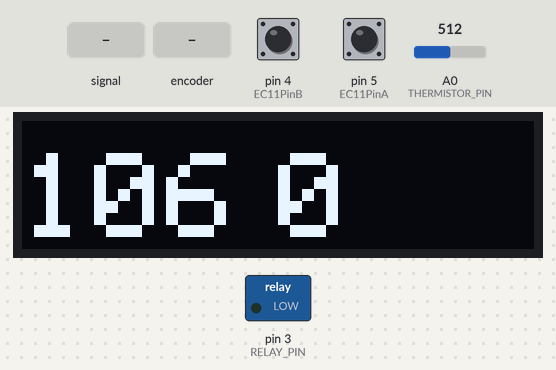
Bench run of a sketch on a simulated Arduino Uno, built with avr-gcc and run on an emulated ATmega328P. Parts: 128×32 one-colour display, switched loads named in the sketch (green lamp = pin HIGH). Dashed ring = blinking. Inputs (shaded band) come from the test bench; at power-on: A0 (THERMISTOR_PIN) = 512, pin 4 (EC11PinB) HIGH, pin 5 (EC11PinA) HIGH. What the sketch prints to the serial monitor is not drawn.

Above: at 1.2 s.
1.3 s: A0 (THERMISTOR_PIN) fed a 200 Hz sine of ±81 counts around its level
2.8 s: A0 (THERMISTOR_PIN) set to 4
At 5.6 s:
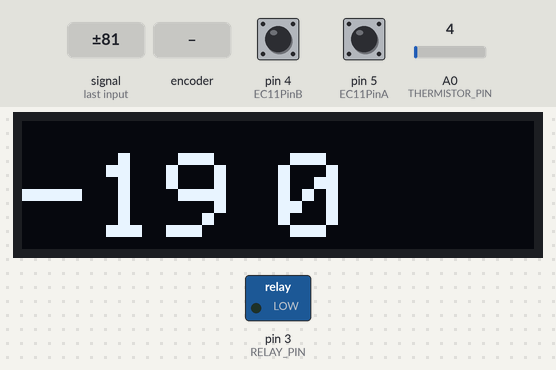
5.7 s: A0 (THERMISTOR_PIN) set to 1
At 6.6 s:
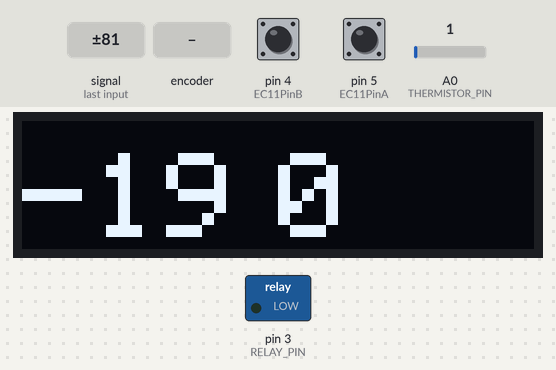
7.6 s: A0 (THERMISTOR_PIN) set to 122
At 9.3 s:
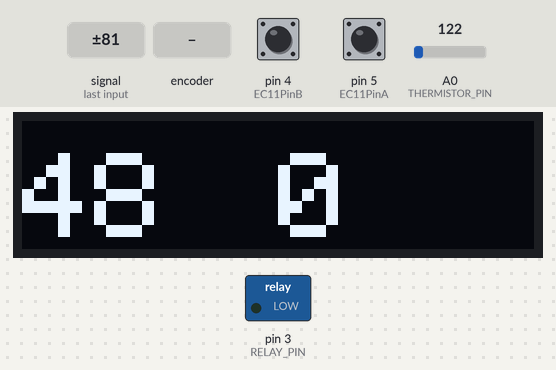
9.6 s: rotary encoder on pin 5 (EC11PinA) / pin 4 (EC11PinB) turned 3 steps (first pin leading)
At 11.3 s:
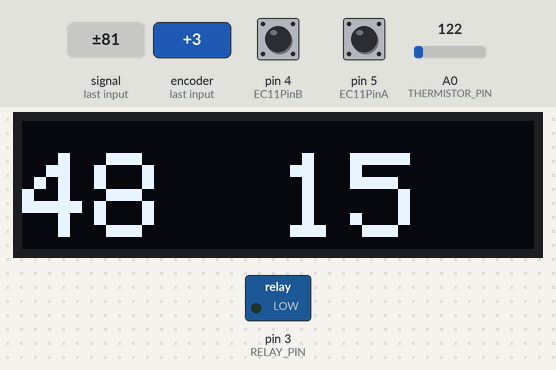
11.7 s: rotary encoder on pin 5 (EC11PinA) / pin 4 (EC11PinB) turned 1 step (first pin leading)
At 12.4 s:
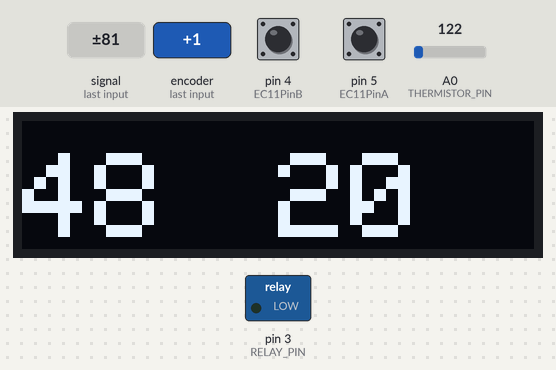
Timing chart, 0 to 14.4 s (numbered marks = the images above; inputs shaded):
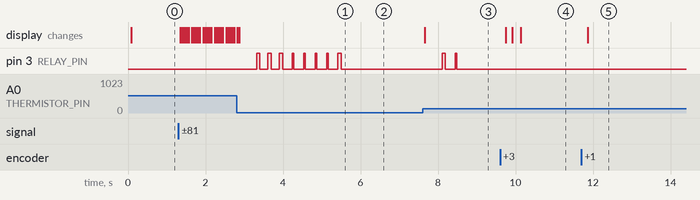

Measured:
- the behaviour switches between 3 and 2 on A0 (THERMISTOR_PIN) (found by bisection; images 1 and 2)
- after the input at 2.8 s, pin 3 (RELAY_PIN): alternates HIGH for 0.06 s and LOW for 0.25 s, starting after 0.52 s; the display: first changes at once (image 1 shows a later state)
- after the input at 5.7 s, pin 3 (RELAY_PIN): stops changing and stays LOW
- after the input at 7.6 s, pin 3 (RELAY_PIN): alternates HIGH for 0.06 s and LOW for 0.25 s, 4 changes in all, then stays LOW, starting after 0.51 s; the display: changes after 0.06 s (image 3)
- after the input at 9.6 s, the display: first changes after 0.15 s (image 4 shows a later state)
- after the input at 11.7 s, the display: changes after 0.16 s (image 5)

The sketch:

3DWelderCode.ino
```cpp
#include <PID_v1.h>
#include <Wire.h>
#include <Adafruit_GFX.h>
#include <Adafruit_SSD1306.h>
#include <math.h>

#define SCREEN_WIDTH 128
#define SCREEN_HEIGHT 32
#define OLED_ADDR 0x3C

#define THERMISTOR_PIN A0
#define RELAY_PIN 3

Adafruit_SSD1306 display(SCREEN_WIDTH, SCREEN_HEIGHT, &Wire);

double Setpoint = 200; // Initial target temp
double Input, Output;

double Kp=3.0, Ki=0.05, Kd=0; // tuning parameters
PID myPID(&Input, &Output, &Setpoint, Kp, Ki, Kd, DIRECT);
int WindowSize = 300;
unsigned long windowStartTime;

const int EC11PinA = 5;
const int EC11PinB = 4;

volatile int encoderPos = 0;
int displayPos = 0;

volatile uint8_t prevState = 0; // Previous stable state of encoder

// Lookup table for encoder
const int8_t table[16] = {
  0, -1, 1, 0,
  1, 0, 0, -1,
  -1, 0, 0, 1,
  0, 1, -1, 0
};

// Thermistor settings
const float SERIES_RESISTOR = 4700.0; // Bottom resistor resistance
const float R0 = 100000.0; // Thermistor resistance at T0
const float T0_K = 25.0 + 273.15; // Room temp
const float B_COEFFICIENT = 4267.0; // Beta value (good starting point for 104GT-2)

int readADCavg(int pin, int samples = 64) {
  long sum = 0;
  for (int i = 0; i < samples; i++) {
    sum += analogRead(pin);
    delayMicroseconds(100);
  }
  return (int)(sum / samples);
}

// Steinhart–Hart coefficients for Semitec 104GT‑2
const float A = 1.009249522e-3;
const float B = 2.378405444e-4;
const float C = 2.019202697e-7;

float getTemperatureC() {
  int adcValue = readADCavg(THERMISTOR_PIN, 128); // 128 samples to smooth
  float adc = (float)adcValue;

  if (adc <= 2)  { Serial.println("ADC too low — check wiring!");  return NAN; }
  if (adc >= 1021){ Serial.println("ADC too high — check wiring!"); return NAN; }

  float Rtherm = SERIES_RESISTOR * (1023.0 / adc - 1.0);

  // Beta formula: T = 1 / ( (1/B) * ln(R/R0) + 1/T0 )
  float lnR = log(Rtherm / R0);
  float invT = (1.0 / B_COEFFICIENT) * lnR + (1.0 / T0_K);
  float Tk = 1.0 / invT;
  float Tc = Tk - 273.15;

  // Debug output
  Serial.print("ADC=");
  Serial.print(adcValue);
  Serial.print(" R=");
  Serial.print(Rtherm, 1);
  Serial.print("Ω T=");
  Serial.print(Tc, 2);
  Serial.println("C");

  return Tc;
}


void setup() {
  Serial.begin(250000);
  pinMode(EC11PinA, INPUT_PULLUP);
  pinMode(EC11PinB, INPUT_PULLUP);
  pinMode(RELAY_PIN, OUTPUT);

  prevState = (digitalRead(EC11PinA) << 1) | digitalRead(EC11PinB); // Initialize prevState

  // Enable pin change interrupts for pins 4 and 5
  PCICR |= (1 << PCIE2); // PCIE2: enables pin change interrups for port D (0-7) within PCICR: pin change interrupt control register
  PCMSK2 |= (1 << PCINT20); // Basically enables PCINT20: Pin 4 inside of PCMSK2: pin change mask register for port D
  PCMSK2 |= (1 << PCINT21); // PCINT21: Pin 5

  analogReference(DEFAULT); // Using 5V as ADC reference

  windowStartTime = millis();
  Setpoint = encoderPos;
  Input = 0; Output = 0;

  myPID.SetOutputLimits(0, WindowSize);
  myPID.SetSampleTime(1000); // 1 sec sample time
  myPID.SetMode(AUTOMATIC);

  Serial.println("Controller ready");

  if(!display.begin(SSD1306_SWITCHCAPVCC, OLED_ADDR)) {
    Serial.println(F("SSD1306 allocation failed"));
    for(;;);
  }
  display.clearDisplay();
  display.setTextSize(1);
  display.setTextColor(SSD1306_WHITE);
  display.setCursor(0,0);
  display.println("Hello World!");
  display.display();
}


void loop() {
  noInterrupts(); // prevents value from getting corrupted by state change
  int pos = encoderPos;
  interrupts();

  if (pos != displayPos) {
    displayPos = pos;
    Serial.print("Position: ");
    Serial.println(displayPos);
  }
  Setpoint = displayPos;

  float temp = getTemperatureC();

  if (isnan(temp)) return; // Skip PID if bad reading
  Input = temp;

  myPID.Compute();
  // Turn the output pin on/off based on pid output
  if (millis() - windowStartTime > WindowSize) { // Time to shift the Relay Window
    windowStartTime += WindowSize;
  }
  if (Output > millis() - windowStartTime) {
    digitalWrite(RELAY_PIN, HIGH);
    //Serial.println("Heater ON");
  } else {
    digitalWrite(RELAY_PIN, LOW);
    //Serial.println("Heater OFF");
  }

  bool heaterOn = (Output > (millis() - windowStartTime));

  // Debug: see what PID is doing
  double error = Setpoint - Input;
  //Serial.print("SP="); Serial.print(Setpoint,1);
  //Serial.print(" PV="); Serial.print(Input,1);
  //Serial.print(" ERR="); Serial.print(error,1);
  //Serial.print(" OUT(ms)="); Serial.print(Output,0);
  //Serial.print(" HEATER="); Serial.println(heaterOn ? "ON" : "OFF");

  updateDisplay();
}


ISR(PCINT2_vect) { // Triggers when encoder state changes
  uint8_t MSB = digitalRead(EC11PinA);
  uint8_t LSB = digitalRead(EC11PinB);
  uint8_t state = (MSB << 1) | LSB;

  // Combine previous and current state to get table index
  uint8_t index = (prevState << 2) | state;
  int8_t movement = table[index];

  // Only count full detents (4 steps)
  static int stepCount = 0;
  stepCount += movement;
  if (stepCount >= 4) {
    encoderPos += 5; // CW
    stepCount = 0;
  } else if (stepCount <= -4) {
    encoderPos -= 5; // CCW
    stepCount = 0;
  }
  prevState = state;
}


void updateDisplay() {
  display.clearDisplay();
  display.setTextSize(3);
  display.setTextColor(SSD1306_WHITE);
  display.setCursor(0,8);
  display.println(int(Input));
  display.setCursor(64,8);
  display.println(int(Setpoint));
  display.display();
}
```
